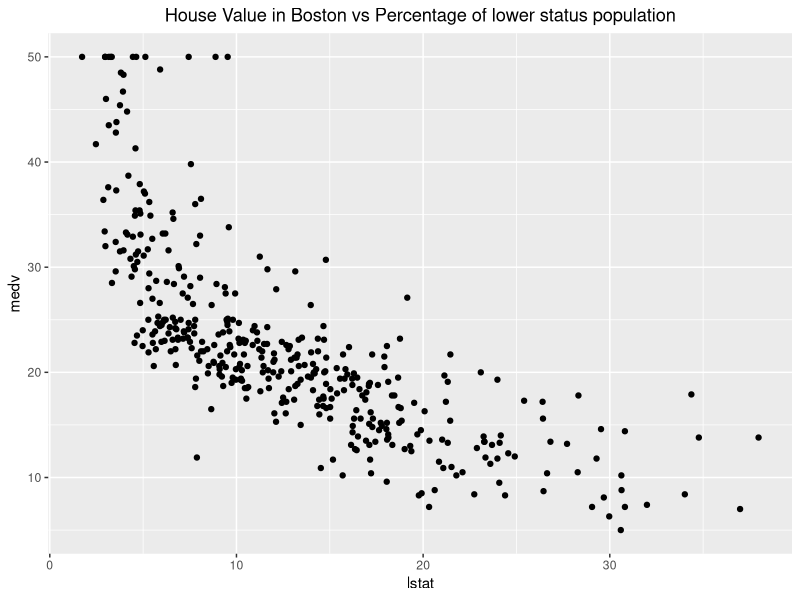
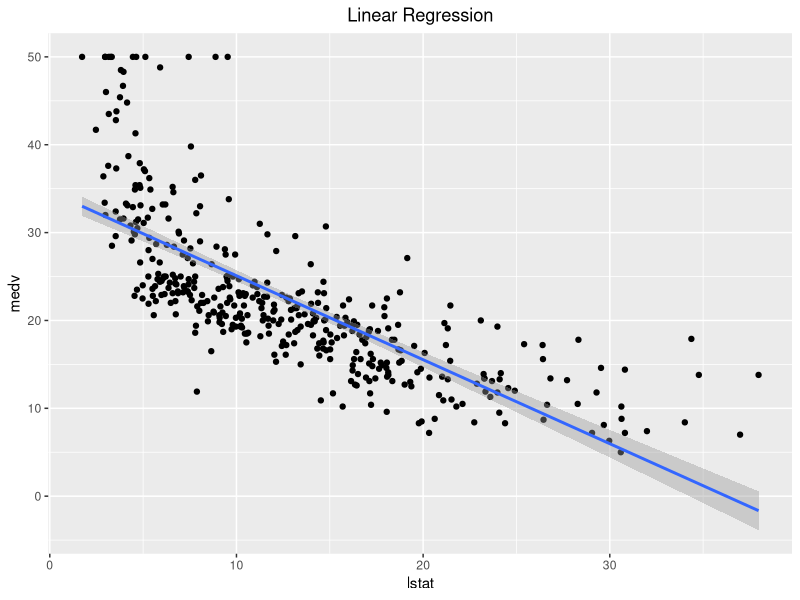
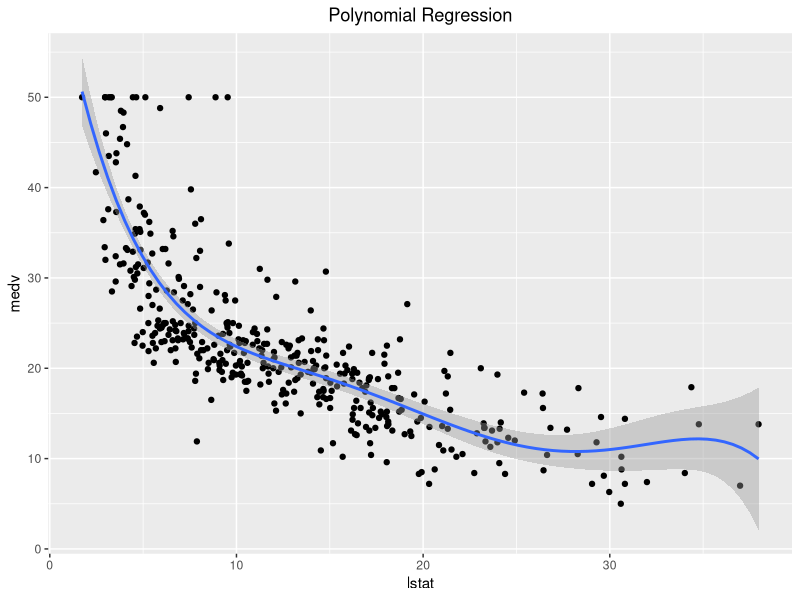
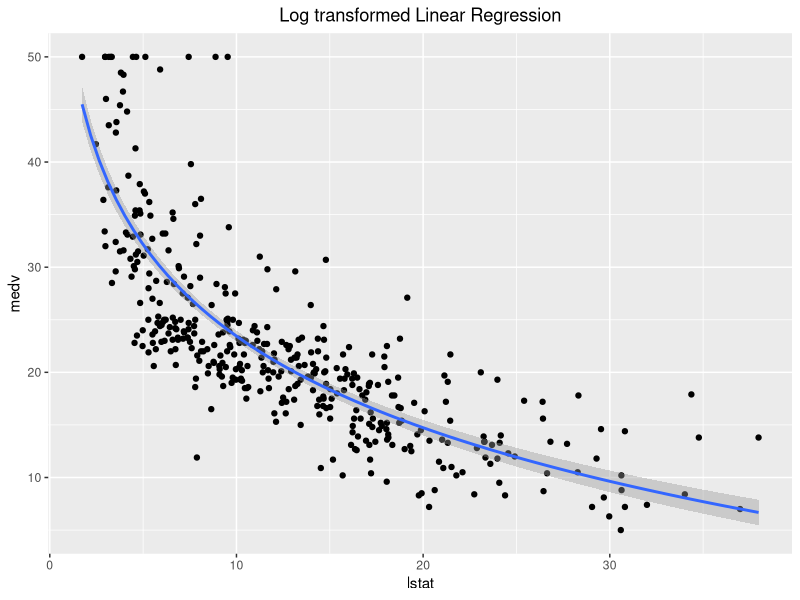
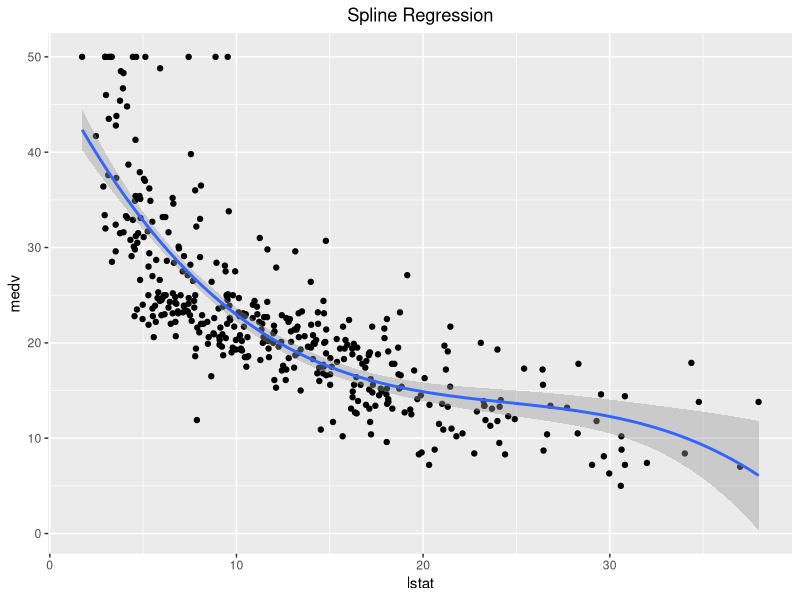
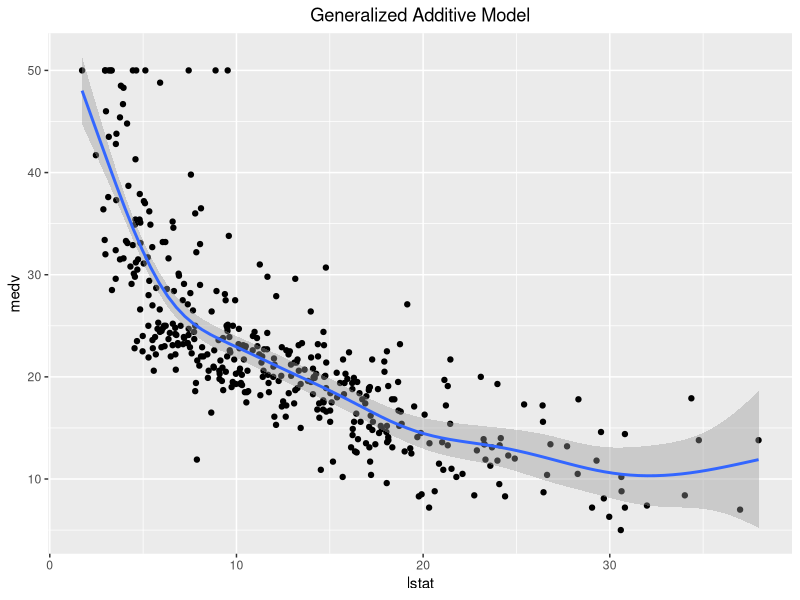
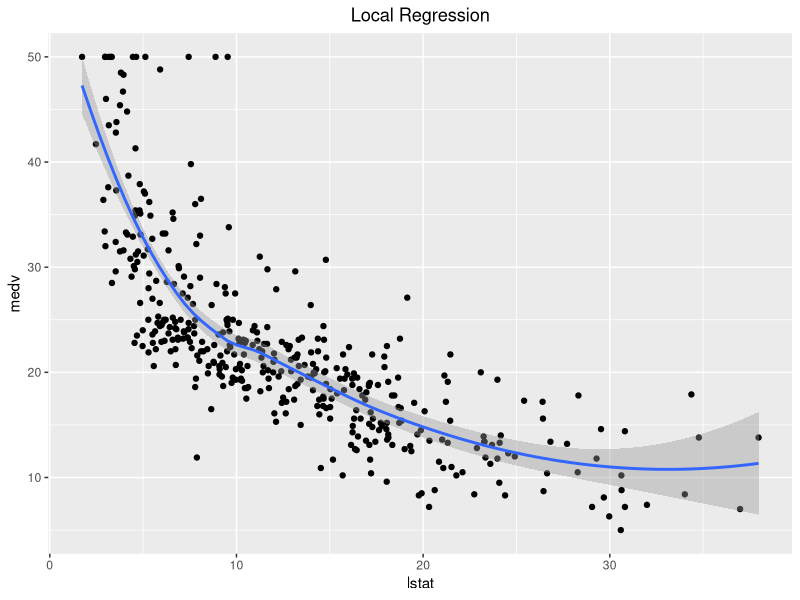
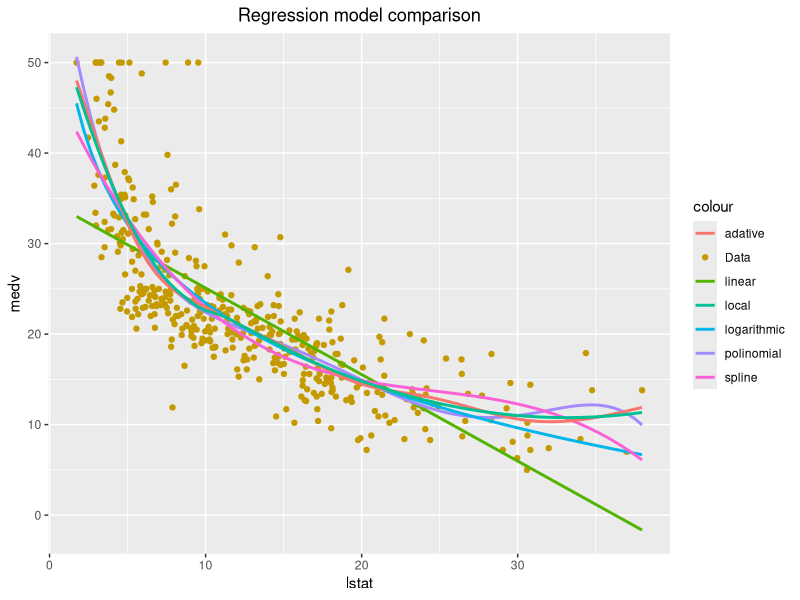

The R source for these figures, in order:
library(tidyverse)
library(caret)

# Boston data set: median house value (mdev), percentage of lower status of the population (lstat).
data("Boston", package = "MASS")

set.seed(123)
training.samples <- Boston$medv %>%
    createDataPartition(p = 0.8, list = FALSE)
train.data  <- Boston[training.samples, ]
test.data <- Boston[-training.samples, ]

# Plot of the data points
ggplot(train.data, aes(lstat, medv) ) +
    geom_point() +
    #stat_smooth(method="auto") + 
    ggtitle("House Value in Boston vs Percentage of lower status population") + 
    theme(plot.title = element_text(hjust = 0.5))


#####################
# Linear Regression #
#####################

# Build the model
model <- lm(medv ~ lstat, data = train.data)
# Make predictions
predictions <- model %>% predict(test.data)
# Model performance
LR.performance = 
    data.frame(
        RMSE = RMSE(predictions, test.data$medv),
        R2 = R2(predictions, test.data$medv),
        Name = "Linear Regression"
    )
LR.performance

ggplot(train.data, aes(lstat, medv) ) +
    geom_point() +
    stat_smooth(method = lm, formula = y ~ x) + 
    ggtitle("Linear Regression") + 
    theme(plot.title = element_text(hjust = 0.5))


#########################
# Polynomial Regression #
#########################

# Build the model
model <- lm(medv ~ poly(lstat, 5, raw = TRUE), data = train.data)
# Make predictions
predictions <- model %>% predict(test.data)
# Model performance
PR.performance = data.frame(
    RMSE = RMSE(predictions, test.data$medv),
    R2 = R2(predictions, test.data$medv),
    Name = "Polynomial Regression"
)
PR.performance

ggplot(train.data, aes(lstat, medv) ) +
    geom_point() +
    stat_smooth(method = lm, formula = y ~ poly(x, 5, raw = TRUE)) + 
    ggtitle("Polynomial Regression") + 
    theme(plot.title = element_text(hjust = 0.5))

#####################################
# Log transformed Linear Regression #
#####################################

# Build the model
model <- lm(medv ~ log(lstat), data = train.data)
# Make predictions
predictions <- model %>% predict(test.data)
# Model performance
LLR.performance = data.frame(
    RMSE = RMSE(predictions, test.data$medv),
    R2 = R2(predictions, test.data$medv),
    Name = "Log transformed Linear Regression"
)
LLR.performance

ggplot(train.data, aes(lstat, medv) ) +
    geom_point() +
    stat_smooth(method = lm, formula = y ~ log(x)) + 
    ggtitle("Log transformed Linear Regression") + 
    theme(plot.title = element_text(hjust = 0.5))


#####################
# Spline Regression #
#####################

library(splines)
# Build the model
knots <- quantile(train.data$lstat, p = c(0.25, 0.5, 0.75))
model <- lm (medv ~ bs(lstat, knots = knots), data = train.data)
# Make predictions
predictions <- model %>% predict(test.data)
# Model performance
SPL.performance = data.frame(
    RMSE = RMSE(predictions, test.data$medv),
    R2 = R2(predictions, test.data$medv),
    Name = "Spline Regression"
)
SPL.performance

ggplot(train.data, aes(lstat, medv) ) +
    geom_point() +
    stat_smooth(method = lm, formula = y ~ splines::bs(x, df = 3)) + 
    ggtitle("Spline Regression") + 
    theme(plot.title = element_text(hjust = 0.5))



##############################
#   Non Parametric Models    #
# -------------------------- #
# Generalized Additive Model #
##############################

library(mgcv)
# Build the model
model <- gam(medv ~ s(lstat), data = train.data)
model
# Make predictions
predictions <- model %>% predict(test.data)
predictions
# Model performance
GAM.performance = data.frame(
    RMSE = RMSE(predictions, test.data$medv),
    R2 = R2(predictions, test.data$medv),
    Name = "Generalized Additive Model"
)
GAM.performance

ggplot(train.data, aes(lstat, medv) ) +
    geom_point() +
    stat_smooth(method = gam, formula = y ~ s(x)) + 
    ggtitle("Generalized Additive Model") + 
    theme(plot.title = element_text(hjust = 0.5))



####################
# Local Regression #
####################

# Build the model
model <- loess(medv ~ lstat, data = train.data)
# Make predictions
predictions <- model %>% predict(test.data)
# Model performance
LoR.performance = 
    data.frame(
        RMSE = RMSE(predictions, test.data$medv),
        R2 = R2(predictions, test.data$medv),
        Name = "Local Regression"
    )
LoR.performance

ggplot(train.data, aes(lstat, medv) ) +
    geom_point() +
    stat_smooth(method = loess, formula = y ~ x) + 
    ggtitle("Local Regression") + 
    theme(plot.title = element_text(hjust = 0.5))



#######################
# Summary of the Data #
#######################

LR.performance
PR.performance
LLR.performance
SPL.performance
GAM.performance
LoR.performance


ggplot(train.data, aes(lstat, medv) ) +
    geom_point(aes(y=medv, color="Data")) +
    stat_smooth(method = lm, formula = y ~ x, aes(color = 'linear'), se=FALSE) + 
    stat_smooth(method = lm, formula = y ~ poly(x, 5, raw = TRUE), aes(color = 'polinomial'), se=FALSE) + 
    stat_smooth(method = lm, formula = y ~ log(x), aes(color = 'logarithmic'), se=FALSE) + 
    stat_smooth(method = lm, formula = y ~ splines::bs(x, df = 3), aes(color = 'spline'), se=FALSE) + 
    stat_smooth(method = gam, formula = y ~ s(x), aes(color = 'adative'), se=FALSE) + 
    stat_smooth(method = loess, formula = y ~ x, aes(color = 'local'), se=FALSE) + 
    ggtitle("Regression model comparison") + 
    theme(plot.title = element_text(hjust = 0.5))

# RMSE = Root Mean Square Error (minimize), R2 = R squared (maximize)
total.performance <- rbind(LR.performance, PR.performance, LLR.performance, SPL.performance, GAM.performance, LoR.performance)
total.performance

